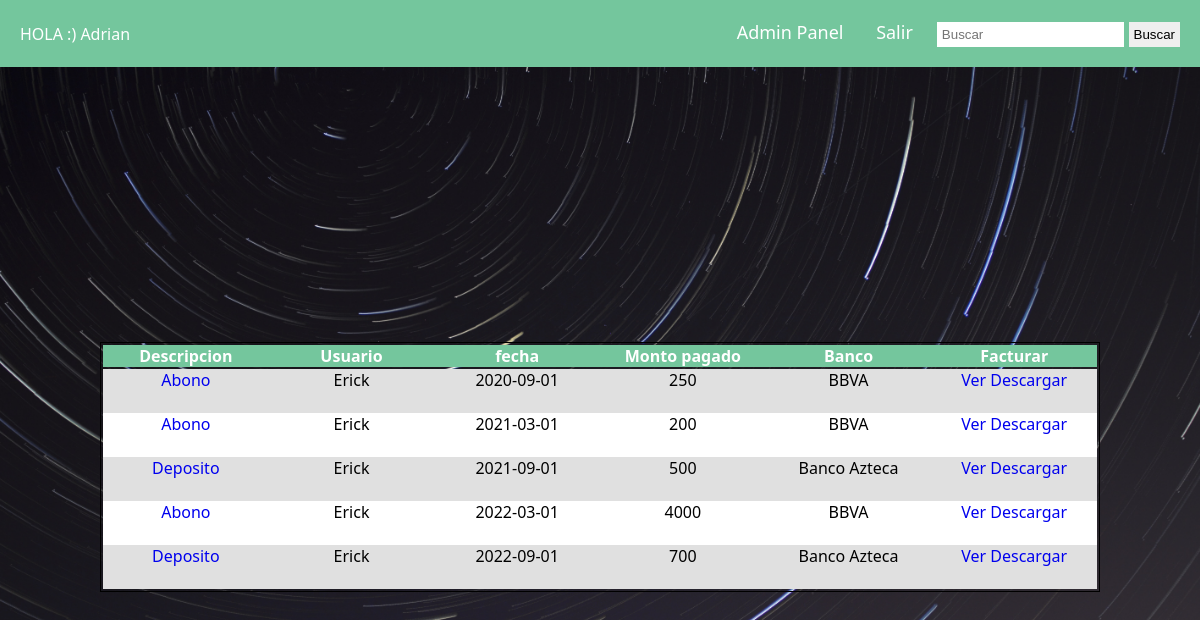
The page /index.php (signed in) on the database its author committed.
### tables this page shows
CREATE TABLE `residencias` (
  `idResidencia` int(11) NOT NULL,
  `carrera_id` int(11) NOT NULL,
  `tema` varchar(255) NOT NULL,
  `fecha` date NOT NULL,
  `numPaginas` int(11) NOT NULL,
  `link` varchar(33) NOT NULL
);

CREATE TABLE `autor` (
  `id` int(11) NOT NULL,
  `residencias_id` int(11) NOT NULL,
  `nombre` varchar(45) NOT NULL,
  `apellido` varchar(45) NOT NULL,
  `numControl` varchar(45) NOT NULL
);

CREATE TABLE `carrera` (
  `id` int(11) NOT NULL,
  `nombre` varchar(45) NOT NULL
);

### index.php (the view, shortened to what this page needs)
<?php include("includes/db.php"); ?>
<?php
    if(isset($_SESSION['email'])){
        include("includes/header.php");?>
<link href="includes/main.css" rel="stylesheet" type="text/css"/>
            <nav class="navbar">
                <div class="logo">HOLA :) <?php echo $_SESSION['name'] ?></div>
                <div class="menus">
                    <ul>
                        <div class="buscar-container">
                            <form action="buscar.php" method="GET">
                                <input type="text" placeholder="Buscar" name="search_query">
                                <button type="submit">Buscar</button>
                            </form>
                        </div>
                        <?php if($_SESSION['userType'] == 1){ ?>
                            <li><a href="admin_panel.php">Admin Panel</a></li>
                        <?php } ?>
                        <li><a href="logout.php">Salir</a></li>
                    </ul>
                </div>
            </nav>
            <div class="contenido">
                <table class="tabla">
                    <thead>
                        <th>Descripcion</th>
                        <th>Usuario</th>
                        <th>fecha</th>
                        <th>Monto pagado</th>
                        <th>Banco</th>
                        <th>Facturar</th>
                    </thead>
                    <tbody>
                    <?php
                        $query = "SELECT * FROM residencias JOIN carrera ON (residencias.carrera_id = carrera.id)";
                        $result_task = mysqli_query($conn, $query);
                        while($row = mysqli_fetch_array($result_task)){ ?>
                            <tr>
                                <td><a href="https://drive.google.com/file/d/<?php echo $row['link'] ?>/view" target="_blank"><?php echo $row['tema'] ?></a></td>
                                <td>
                                    <?php
                                        $autores = $row['idResidencia'];
                                        $autoresSanitized = mysqli_real_escape_string($conn, $autores);
                                        $bdaut = "SELECT * FROM residencias JOIN autor ON(residencias.idResidencia = autor.residencias_id) where residencias.idResidencia = $autoresSanitized";
                                        $resul = mysqli_query($conn, $bdaut);
                                        while($rowAutor = mysqli_fetch_array($resul)){
                                            echo $rowAutor['nombre']." ".$rowAutor['apellido']."<br><br>";
                                        }
                                    ?>
                                </td>
                                <td><?php echo $row['fecha'] ?></td>
                                <td><?php echo $row['numPaginas'] ?></td>
                                <td><?php echo $row['nombre'] ?></td>
                                <td>
                                    <a href="https://drive.google.com/file/d/<?php echo $row['link'] ?>/view" target="_blank">Ver</a>
                                    <a href="https://drive.google.com/uc?export=download&id=<?php echo $row['link'] ?>" target="_blank">Descargar</a>
                                </td>
                            </tr>
                        <?php } ?>
                    </tbody>
                </table>
            </div>
        <?php include("includes/footer.php");
    } ?>

### includes/header.php (shortened to what this page needs)
<!DOCTYPE html>
<html lang="es">
<head>
    <link rel="stylesheet" href="estilos/main.css">
</head>
<body>

### estilos/main.css (style rules this page uses)
* { margin: 0; padding: 0; box-sizing: border-box; }
body { font-family: 'Segoe UI', Tahoma, Geneva, Verdana, sans-serif; background-image: url("imagenes/background.jpg"); background-size: cover; background-repeat: no-repeat; background-position: center; background-attachment: fixed; }
a { text-decoration: none; }
li { list-style: none; display: inline; }
.navbar { display: flex; align-items: center; justify-content: space-between; padding: 20px; background-color: #74C69D; color: #fff; }
.menus { display: flex; gap: 1em; font-size: 18px; }
.menus li { padding: 5px 14px; }
.menus li a { color: white; }
.menus .buscar-container { display: block; float: right; margin-left: 10px; }
.menus .buscar-container button { padding: 5px; border: none; cursor: pointer; }
.menus input[type=text] { border: none; padding: 5px; }
.contenido { max-width: 1000px; margin-right:auto; margin-left:auto; display:flex; justify-content:center; align-items:center; min-height:100vh; }
.tabla { width:100%; border:1px solid }
th { display:flex; width:100%; background:#74C69D; padding:0; color:white; text-decoration: none; position:relative; display:inline-block; }
tr { display:flex; width:100%; padding:0; background: #fff; }
tr:nth-of-type(odd) { background: rgb(224, 224, 224); }
td { flex: 1 1 20%; text-align:center; }

### rows shown on the page
residencias: tema "Abono", fecha "2020-09-01", numPaginas "250", carrera.nombre "BBVA"
autor: nombre "Erick"
residencias: tema "Abono", fecha "2021-03-01", numPaginas "200", carrera.nombre "BBVA"
autor: nombre "Erick"
residencias: tema "Deposito", fecha "2021-09-01", numPaginas "500", carrera.nombre "Banco Azteca"
autor: nombre "Erick"
residencias: tema "Abono", fecha "2022-03-01", numPaginas "4000", carrera.nombre "BBVA"
autor: nombre "Erick"
residencias: tema "Deposito", fecha "2022-09-01", numPaginas "700", carrera.nombre "Banco Azteca"
autor: nombre "Erick"

### other values the page prints
$_SESSION['name'] "Adrian"
